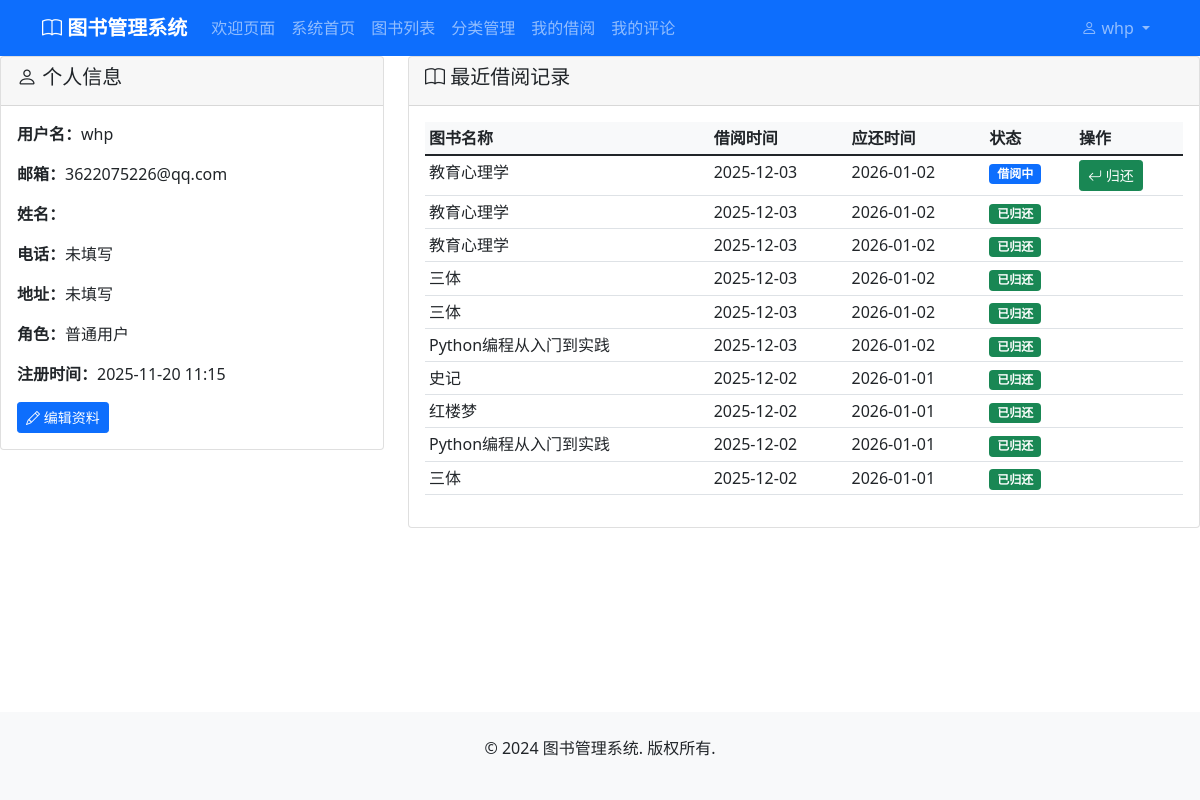
Page /accounts/profile/ (signed in) on the committed database.
### accounts/models.py (models this page shows, shortened)
class CustomUser(AbstractUser):
    ROLE_CHOICES = [
        ('admin', '管理员'),
        ('user', '普通用户'),
    ]
    role = models.CharField(max_length=10, choices=ROLE_CHOICES, default='user', verbose_name='角色')
    phone = models.CharField(max_length=20, blank=True, null=True, verbose_name='电话')
    address = models.TextField(blank=True, null=True, verbose_name='地址')
    birth_date = models.DateField(blank=True, null=True, verbose_name='出生日期')
    created_at = models.DateTimeField(auto_now_add=True, verbose_name='创建时间')
    updated_at = models.DateTimeField(auto_now=True, verbose_name='更新时间')
    class Meta:
        verbose_name = '用户'
        verbose_name_plural = '用户'
    @property
    def is_admin(self):
        return self.role == 'admin'

### borrowing/models.py (models this page shows, shortened)
class BorrowRecord(models.Model):
    STATUS_CHOICES = [
        ('borrowed', '借阅中'),
        ('returned', '已归还'),
        ('overdue', '逾期'),
    ]
    user = models.ForeignKey(User, on_delete=models.CASCADE, verbose_name='借阅用户')
    book = models.ForeignKey(Book, on_delete=models.CASCADE, verbose_name='借阅图书')
    borrow_date = models.DateTimeField(auto_now_add=True, verbose_name='借阅时间')
    due_date = models.DateTimeField(verbose_name='应还时间')
    return_date = models.DateTimeField(null=True, blank=True, verbose_name='归还时间')
    status = models.CharField(max_length=20, choices=STATUS_CHOICES, default='borrowed', verbose_name='状态')
    notes = models.TextField(blank=True, null=True, verbose_name='备注')
    created_at = models.DateTimeField(auto_now_add=True, verbose_name='创建时间')
    updated_at = models.DateTimeField(auto_now=True, verbose_name='更新时间')
    class Meta:
        verbose_name = '借阅记录'
        verbose_name_plural = '借阅记录'
        ordering = ['-borrow_date']
    @property
    def is_overdue(self):
        from django.utils import timezone
        return self.status == 'borrowed' and timezone.now() > self.due_date

### books/models.py (models this page shows, shortened)
class Book(models.Model):
    STATUS_CHOICES = [
        ('available', '可借阅'),
        ('borrowed', '已借出'),
        ('maintenance', '维护中'),
        ('lost', '丢失'),
    ]
    title = models.CharField(max_length=200, verbose_name='书名')
    author = models.CharField(max_length=100, verbose_name='作者')
    isbn = models.CharField(max_length=20, unique=True, verbose_name='ISBN')
    publisher = models.CharField(max_length=100, blank=True, null=True, verbose_name='出版社')
    publication_date = models.DateField(blank=True, null=True, verbose_name='出版日期')
    category = models.ForeignKey(Category, on_delete=models.PROTECT, null=True, blank=True, verbose_name='分类')
    description = models.TextField(blank=True, null=True, verbose_name='描述')
    cover_image = models.ImageField(upload_to='book_covers/', blank=True, null=True, verbose_name='封面图片')
    total_copies = models.PositiveIntegerField(default=1, verbose_name='总册数')
    available_copies = models.PositiveIntegerField(default=1, verbose_name='可借册数')
    location = models.CharField(max_length=50, blank=True, null=True, verbose_name='书架位置')
    status = models.CharField(max_length=20, choices=STATUS_CHOICES, default='available', verbose_name='状态')
    created_at = models.DateTimeField(auto_now_add=True, verbose_name='创建时间')
    updated_at = models.DateTimeField(auto_now=True, verbose_name='更新时间')
    class Meta:
        verbose_name = '图书'
        verbose_name_plural = '图书'

### accounts/views.py (the view)
# urls.py: path('profile/', views.profile, name='profile'),
@login_required
def profile(request):
    borrow_records = BorrowRecord.objects.filter(user=request.user).order_by('-borrow_date')[:10]
    return render(request, 'accounts/profile.html', {
        'borrow_records': borrow_records
    })

### templates/accounts/profile.html (shortened to what this page needs)
{% extends 'base.html' %}
{% block content %}
<div class="row">
    <div class="col-md-4">
        <div class="card">
            <div class="card-header">
                <h5><i class="bi bi-person"></i> 个人信息</h5>
            </div>
            <div class="card-body">
                <p><strong>用户名：</strong>{{ user.username }}</p>
                <p><strong>邮箱：</strong>{{ user.email }}</p>
                <p><strong>姓名：</strong>{{ user.first_name }}{{ user.last_name }}</p>
                <p><strong>电话：</strong>{{ user.phone|default:"未填写" }}</p>
                <p><strong>地址：</strong>{{ user.address|default:"未填写" }}</p>
                <p><strong>角色：</strong>{{ user.get_role_display }}</p>
                <p><strong>注册时间：</strong>{{ user.date_joined|date:"Y-m-d H:i" }}</p>
                <a href="{% url 'accounts:edit_profile' %}" class="btn btn-primary btn-sm">
                    <i class="bi bi-pencil"></i> 编辑资料
                </a>
            </div>
        </div>
    </div>
    <div class="col-md-8">
        <div class="card">
            <div class="card-header">
                <h5><i class="bi bi-book"></i> 最近借阅记录</h5>
            </div>
            <div class="card-body">
                {% if borrow_records %}
                    <div class="table-responsive">
                        <table class="table table-sm">
                            <thead>
                                <tr>
                                    <th>图书名称</th>
                                    <th>借阅时间</th>
                                    <th>应还时间</th>
                                    <th>状态</th>
                                    <th>操作</th>
                                </tr>
                            </thead>
                            <tbody>
                                {% for record in borrow_records %}
                                    <tr>
                                        <td>{{ record.book.title }}</td>
                                        <td>{{ record.borrow_date|date:"Y-m-d" }}</td>
                                        <td>{{ record.due_date|date:"Y-m-d" }}</td>
                                        <td>
                                            <span class="badge
                                                {% if record.status == 'returned' %}bg-success
                                                {% elif record.is_overdue %}bg-danger
                                                {% else %}bg-primary{% endif %}">
                                                {{ record.get_status_display }}
                                            </span>
                                        </td>
                                        <td>
                                            {% if record.status == 'borrowed' %}
                                                <a href="{% url 'borrowing:return_book' record.id %}"
                                                   class="btn btn-success btn-sm">
                                                    <i class="bi bi-arrow-return-left"></i> 归还
                                                </a>
                                            {% endif %}
                                        </td>
                                    </tr>
                                {% endfor %}
                            </tbody>
                        </table>
                    </div>
                {% else %}
                    <p class="text-muted">暂无借阅记录</p>
                {% endif %}
            </div>
        </div>
    </div>
</div>
{% endblock %}

### templates/base.html (shortened to what this page needs)
<!DOCTYPE html>
<html lang="zh-hans">
<head>
    <link href="https://cdn.jsdelivr.net/npm/bootstrap@5.1.3/dist/css/bootstrap.min.css"
          rel="stylesheet"
>
    <link href="https://cdn.jsdelivr.net/npm/bootstrap-icons@1.7.2/font/bootstrap-icons.min.css" rel="stylesheet">
    {% load static %}
    <link rel="stylesheet" href="{% static 'css/style.css' %}?v=1.0">
</head>
<body class="d-flex flex-column min-vh-100">
    <nav class="navbar navbar-expand-lg navbar-dark bg-primary">
        <div class="container">
            <a class="navbar-brand" href="{% url 'welcome' %}">
                <i class="bi bi-book"></i> 图书管理系统
            </a>
            <div class="collapse navbar-collapse" id="navbarNav">
                <ul class="navbar-nav">
                    <li class="nav-item active">
                        <a class="nav-link" href="{% url 'welcome' %}">欢迎页面</a>
                    </li>
                    {% if user.is_authenticated %}
                    <li class="nav-item">
                        <a class="nav-link" href="{% url 'home' %}">系统首页</a>
                    </li>
                    {% endif %}
                    <li class="nav-item">
                        <a class="nav-link" href="{% url 'books:book_list' %}">图书列表</a>
                    </li>
                    <li class="nav-item">
                        <a class="nav-link" href="{% url 'categories:category_list' %}">分类管理</a>
                    </li>
                    {% if user.is_authenticated %}
                    <li class="nav-item">
                        <a class="nav-link" href="{% url 'borrowing:my_records' %}">我的借阅</a>
                    </li>
                    <li class="nav-item">
                        <a class="nav-link" href="{% url 'reviews:my_reviews' %}">我的评论</a>
                    </li>
                    {% endif %}
                </ul>
                <ul class="navbar-nav ms-auto">
                    {% if user.is_authenticated %}
                    <li class="nav-item dropdown">
                        <a class="nav-link dropdown-toggle" href="#" id="userDropdown" role="button" data-bs-toggle="dropdown" aria-expanded="false">
                            <i class="bi bi-person"></i> {{ user.username }}
                        </a>
                    </li>
                    {% endif %}
                </ul>
            </div>
        </div>
    </nav>
    <main class="flex-grow-1">
        {% block content %}
        {% endblock %}
    </main>
    <footer class="bg-light mt-5 py-4">
        <div class="container text-center">
            <p>&copy; 2024 图书管理系统. 版权所有.</p>
        </div>
    </footer>
</body>
</html>

### static/css/style.css (style rules this page uses)
.navbar-brand { font-weight: bold; }
.table th { background-color: #f8f9fa; }

### rows in the picture
CustomUser: username "whp", email "3622075226@qq.com", phone "未填写", address "未填写", role "普通用户", date_joined "2025-11-20 11:15"
BorrowRecord: book "教育心理学", borrow_date "2025-12-03", due_date "2026-01-02", status "借阅中", shows "归还"
BorrowRecord: book "教育心理学", borrow_date "2025-12-03", due_date "2026-01-02", status "已归还"
BorrowRecord: book "教育心理学", borrow_date "2025-12-03", due_date "2026-01-02", status "已归还"
BorrowRecord: book "三体", borrow_date "2025-12-03", due_date "2026-01-02", status "已归还"
BorrowRecord: book "三体", borrow_date "2025-12-03", due_date "2026-01-02", status "已归还"
BorrowRecord: book "Python编程从入门到实践", borrow_date "2025-12-03", due_date "2026-01-02", status "已归还"
BorrowRecord: book "史记", borrow_date "2025-12-02", due_date "2026-01-01", status "已归还"
BorrowRecord: book "红楼梦", borrow_date "2025-12-02", due_date "2026-01-01", status "已归还"
BorrowRecord: book "Python编程从入门到实践", borrow_date "2025-12-02", due_date "2026-01-01", status "已归还"
BorrowRecord: book "三体", borrow_date "2025-12-02", due_date "2026-01-01", status "已归还"
